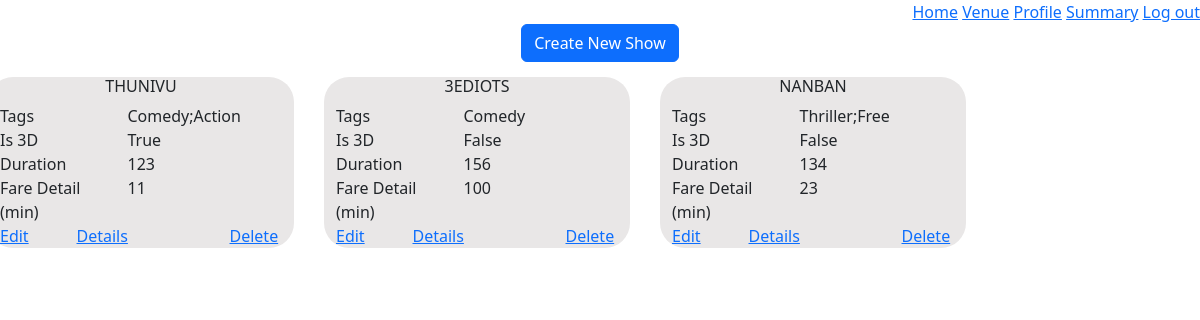
Page /admin/1/show on the earlier database version.
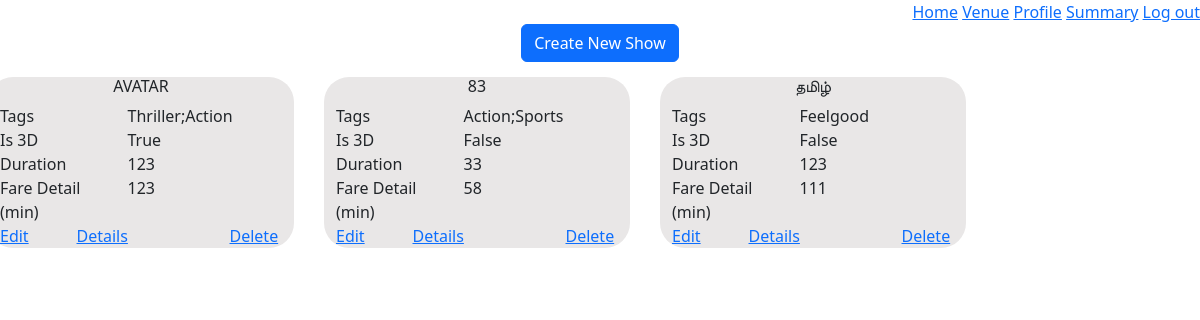
Same page on the later database version.
### models/module.py (models this page shows)
class Show(db.Model):
    show_id = db.Column(db.Integer, autoincrement=True, primary_key=True)
    show_name = db.Column(db.String(64), unique=True, nullable=False)
    min_fare = db.Column(db.Integer, nullable=False)
    duration = db.Column(db.Integer, nullable=False)
    is3d = db.Column(db.Boolean, nullable=False)
    tags = db.relationship("Showtag", backref="shows")

### application/controllers/showAdmin.py (the view)
@app.route("/admin/<int:a_id>/show", methods={"GET", "POST"})
def showHome(a_id):
    if "showError" in session:
        flash(
            "There is Still this show allocated to some Venue. So you are not allowed to delete the show",
            "danger",
        )
        session.pop("showError")
    allShow = Show.query.all()
    finalShow = []
    for eachShow in allShow:
        innerjson = {}
        innerjson["show_id"] = eachShow.show_id
        innerjson["show_name"] = eachShow.show_name
        innerjson["min_fare"] = eachShow.min_fare
        innerjson["duration"] = eachShow.duration
        innerjson["is3d"] = eachShow.is3d
        alltags = Showtag.query.filter_by(show_id=eachShow.show_id).all()
        a = ""
        for each in alltags:
            a = a + each.tags + ";"
        innerjson["tags"] = a[:-1]
        finalShow.append(innerjson)
    return render_template("admin/showAdmin.html", allShow=finalShow, adminId=a_id)

### templates/admin/showAdmin.html (shortened to what this page needs)
<!DOCTYPE html>
<html>
<head>
  <link href="https://cdn.jsdelivr.net/npm/bootstrap@5.3.0-alpha1/dist/css/bootstrap.min.css" rel="stylesheet"
 />
</head>
<body>
  <div style="text-align: right">
    <a href="/admin/{{adminId}}/home">Home</a>
    <a href="/admin/{{adminId}}/venue">Venue</a>
    <a href="/admin/{{adminId}}/profile">Profile</a>
    <a href="/admin/{{adminId}}/summary">Summary</a>
    <a href="/admin/login">Log out</a>
  </div>
  <div style="text-align: center;">
    <a href="/admin/{{adminId}}/show/create" class="btn btn-primary">Create New Show</a>
  </div>
  <div class="row" style="margin-top: 10px">
    {%for each in allShow%}
    <div id="small" class="col-md-3">
      <div class="container">
        <div class="row">
          <div class="col  text-center text-uppercase">
            <h6>{{each.show_name}}</h6>
          </div>
        </div>
      </div>
      <div class="row">
        <div class="col-md-5">
          <label>Tags</label><br />
        </div>
        <div class="col text-capitalize">
          <label>{{each.tags}}</label><br />
        </div>
      </div>
      <div class="row">
        <div class="col-md-5">
          <label>Is 3D</label><br />
        </div>
        <div class="col text-capitalize">
          <label>{{each.is3d}}</label><br />
        </div>
      </div>
      <div class="row">
        <div class="col-md-5">
          <label>Duration</label><br />
        </div>
        <div class="col text-capitalize">
          <label>{{each.duration}}</label><br />
        </div>
      </div>
      <div class="row">
        <div class="col-md-5">
          <label>Fare Detail (min)</label><br />
        </div>
        <div class="col text-capitalize">
          <label>{{each.min_fare}}</label><br />
        </div>
      </div>
      <div class="row">
        <div class="col ">
          <a href="/admin/{{adminId}}/show/{{each.show_id}}/edit">Edit</a>
        </div>
        <div class="col ">
          <a href="/admin/{{adminId}}/show/{{each.show_id}}/details">Details</a>
        </div>
        <div class="col "></div>
        <div class="col ">
          <a onclick="return window.confirm('You are not allowed to delete if there is any allocation. Deleting non-allocated  Show, will also delete all the rating of Show. Are you sure, you want to delete it?')"
            href="/admin/{{adminId}}/show/{{each.show_id}}/delete">Delete</a>
        </div>
      </div>
    </div>
    {%endfor%}
  </div>
</body>
</html>

### templates/admin/showAdmin.html (style rules this page uses)
#small { margin-right: 30px; margin-top: 5px; border-radius: 25px; background-color: #e9e7e7; }

Differences in the rows shown:
changed Show: show_name "THUNIVU" → "AVATAR"; tags "Comedy;action" → "Thriller;action"; min_fare "11" → "123"
changed Show (number 2 of 3 on the later page): show_name "3EDIOTS" → "83"; tags "Comedy" → "Action;sports"; duration "156" → "33"; min_fare "100" → "58"
changed Show (number 3 of 3 on the later page): show_name "NANBAN" → "தமிழ்"; tags "Thriller;free" → "Feelgood"; duration "134" → "123"; min_fare "23" → "111"
